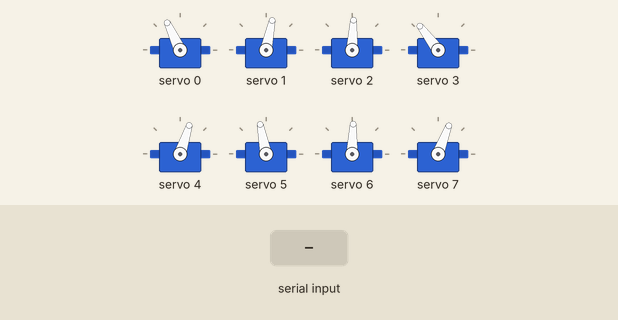
A sketch run on a simulated ESP32. Parts: 8 × servo. The inputs (shaded band) are chosen by the test bench. What the sketch prints to the serial monitor is not drawn.

Above: at 12.2 s.
12.3 s: "2" received over Serial
At 12.88 s:
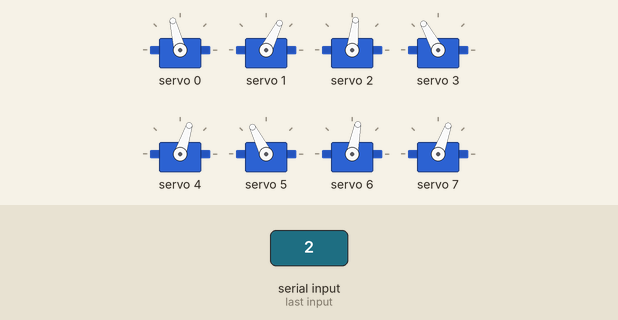
At 13.3 s:
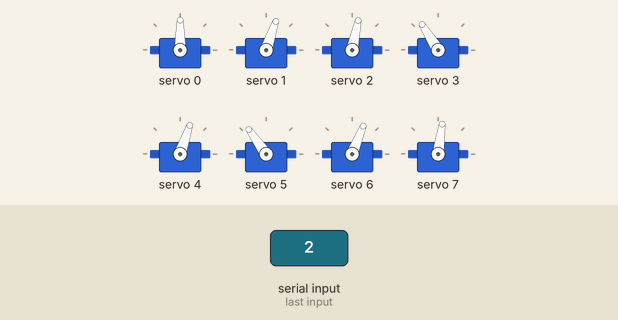
15.3 s: "1" received over Serial
18.3 s: "0" received over Serial
At 18.3 s:
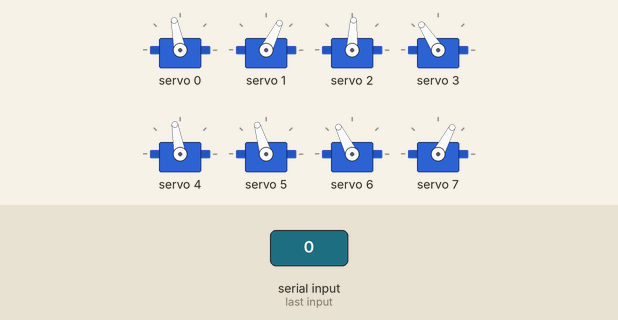
Timing chart, 0 to 21.3 s (numbered marks = the images above; inputs shaded):
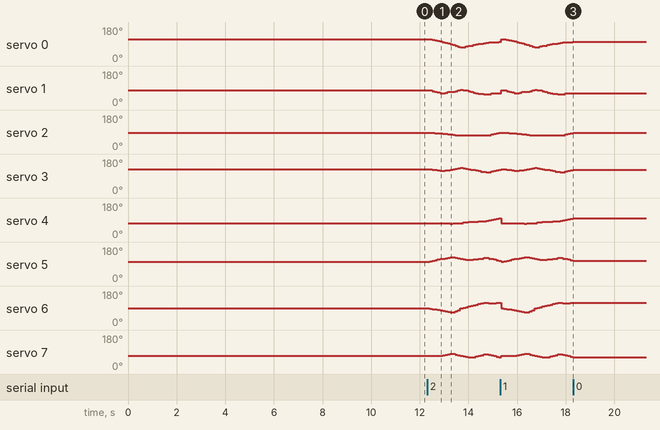

Measured:
- after the input at 12.3 s, servo 0: 115° → 114° after 0.11 s, → 112° 0.11 s later, → 109° 0.11 s later, → 106° 0.11 s later, … (27 changes in this stretch); servo 1: 78° → 77° after 0.11 s, → 74° 0.11 s later, → 71° 0.11 s later, → 67° 0.10 s later, … (24 changes in this stretch)
- after the input at 18.3 s, servo 0: stops changing and stays 101°; servo 1: stops changing and stays 63°; servo 2: stops changing and stays 87°; servo 3: stops changing and stays 123°; servo 4: stops changing and stays 100°

The sketch:

3D_SS_8.ino
```cpp
// HOW TO:
// ------------------------------
// Serial input = 2 -> Steps through gait sequence once and stops at the end.
// Serial input = 1 -> Steps through gait sequence in a loop.
// Serial input = 0 -> Stops infinite loop at the node where it is at that moment

//Gait template
#include <Wire.h>
#include <Adafruit_PWMServoDriver.h>

Adafruit_PWMServoDriver pca9685 = Adafruit_PWMServoDriver();

#define SERVO_FREQ 300
#define SER0 0 //Hip 1
#define SER1 1 //Knee 1
#define SER2 2 //Hip 2
#define SER3 3 //Knee 2
#define SER4 4 //Hip 3
#define SER5 5 //Knee 3
#define SER6 6 //Hip 4
#define SER7 7 //Knee 4


// Insert servo angles here:
// For 3D gaits, these angles are obtained from linearisation.py
// For 2D gaits, these angles are obtained from 2D_trajectory_reader.py
float SS_servo0[] = {-0.52438375, -0.50485096, -0.44560243, -0.38006224, -0.31240807, -0.24434817, -0.15003197, -0.05557821,  0.02861238,  0.09712866,  0.2036953 ,  0.327435  ,  0.43204604,  0.49730141,  0.47682622,  0.41494624,  0.34846164,  0.28969797,  0.22312645,  0.1508989 ,  0.08023856,  0.04569339, -0.01565434, -0.07952571, -0.11443329, -0.1308297 , -0.1473554 , -0.16624292, -0.19159023, -0.2314006 , -0.26509001, -0.29680254, -0.33978533, -0.39014585, -0.43588736, -0.4787335 , -0.52034749, -0.52070726, -0.51500371, -0.50715701, -0.50948071, -0.52019691, -0.51550219, -0.49670343, -0.4842644 , -0.49980594};
float SS_servo1[] = {0.23529086, 0.25363553, 0.32998707, 0.4115669 , 0.49269842, 0.58239142, 0.58525761, 0.5165474 , 0.43730337, 0.40943556, 0.39021933, 0.32739998, 0.2525642 , 0.17725917, 0.19410107, 0.27143499, 0.35736618, 0.42566354, 0.50625839, 0.59482283, 0.67278351, 0.66627532, 0.70568239, 0.73442454, 0.70098345, 0.65201312, 0.61492799, 0.58838652, 0.57867009, 0.58907431, 0.58005525, 0.56251676, 0.57683159, 0.6492142 , 0.72408895, 0.8005617 , 0.8558682 , 0.78066658, 0.69530803, 0.61203286, 0.54582066, 0.49554744, 0.4301508 , 0.34588658, 0.26427616, 0.23495878};
float SS_servo2[] = {-0.20757225, -0.22805673, -0.24244835, -0.26156889, -0.27741755, -0.29100154, -0.31606563, -0.34513945, -0.36871398, -0.41666837, -0.46412694, -0.49379422, -0.50915749, -0.52441851, -0.5212836 , -0.51838446, -0.51464033, -0.50745815, -0.50294598, -0.5062326 , -0.506662  , -0.50577745, -0.51867517, -0.52264732, -0.49193951, -0.42207844, -0.33319465, -0.25664029, -0.17977427, -0.0962894 , -0.0256951 ,  0.04471108,  0.11481372,  0.21981496,  0.30940259,  0.37257619,  0.39039702,  0.31030672,  0.23620132,  0.18802662,  0.11917265,  0.04782821, -0.00599744, -0.0441866 , -0.08344742, -0.13862081};
float SS_servo3[] = {0.74462655, 0.72104197, 0.66205356, 0.62216416, 0.58384095, 0.54991909, 0.55144071, 0.56669849, 0.57387142, 0.62678647, 0.70553533, 0.78876256, 0.85181746, 0.90863759, 0.87352345, 0.81747814, 0.75632238, 0.68634571, 0.61738279, 0.55962303, 0.49141181, 0.41675894, 0.38338634, 0.32254941, 0.34795968, 0.42542866, 0.51300622, 0.59974373, 0.65889204, 0.59735864, 0.53125408, 0.46495668, 0.43090004, 0.36480402, 0.28651562, 0.2062569 , 0.15950662, 0.24351757, 0.31883129, 0.3514034 , 0.42221775, 0.49562927, 0.54831152, 0.57553799, 0.59916866, 0.6586136 };
float SS_servo4[] = { 0.5067426 ,  0.52257945,  0.52028182,  0.52032974,  0.51808497,  0.52104627,  0.52250622,  0.52223208,  0.52201623,  0.52402173,  0.52134647,  0.51099819,  0.48971542,  0.46228307,  0.41814579,  0.36968777,  0.34187392,  0.32202268,  0.30420919,  0.28799121,  0.27490435,  0.27255681,  0.25835549,  0.20392461,  0.12443157,  0.04990911, -0.01849394, -0.08467868, -0.15132373, -0.2263599 , -0.30611116, -0.3913962 , -0.44998446, -0.40199164, -0.30744063, -0.17069104, -0.02492334,  0.06208417,  0.14402859,  0.22349553,  0.29286593,  0.34527934,  0.42737491,  0.51048255,  0.52928022,  0.50886522};
float SS_servo5[] = {-0.35174914, -0.44031643, -0.51741494, -0.59362454, -0.66070864, -0.73026783, -0.78616262, -0.83622525, -0.88505656, -0.93688027, -0.94333765, -0.89558029, -0.82388058, -0.74746506, -0.68781064, -0.63824965, -0.63025352, -0.64025411, -0.65980091, -0.68816966, -0.73078203, -0.80002529, -0.86109286, -0.85876381, -0.7965231 , -0.72156166, -0.64916109, -0.57687526, -0.50083795, -0.41836217, -0.33548866, -0.24846554, -0.20941527, -0.29891881, -0.38379503, -0.44751685, -0.50192235, -0.58491722, -0.66325391, -0.74352585, -0.80543632, -0.74635452, -0.65153782, -0.53101718, -0.43675788, -0.3581716 };
float SS_servo6[] = {-0.07746931, -0.11245628, -0.16230484, -0.19088745, -0.22303218, -0.26505034, -0.31830903, -0.3767188 , -0.43472517, -0.50013681, -0.4901588 , -0.39048775, -0.26187756, -0.10454766, -0.0017724 ,  0.07493597,  0.14821703,  0.21538022,  0.27373049,  0.3404228 ,  0.4113752 ,  0.47852138,  0.51710851,  0.52114046,  0.50106346,  0.49233877,  0.50106643,  0.51083555,  0.51935182,  0.51755289,  0.51407588,  0.5174819 ,  0.51658915,  0.4733459 ,  0.43188097,  0.39002269,  0.34344745,  0.29049303,  0.24763019,  0.216604  ,  0.18085768,  0.14087648,  0.11982782,  0.10192125,  0.05382476, -0.01134232};
float SS_servo7[] = {-0.4238384 , -0.41403769, -0.40023505, -0.42480532, -0.43522079, -0.4165013 , -0.36576257, -0.29124911, -0.21602092, -0.12859955, -0.15193963, -0.24444362, -0.32581044, -0.3844512 , -0.45495253, -0.53526917, -0.59308771, -0.60901217, -0.56005127, -0.48349779, -0.40339005, -0.31476939, -0.20857667, -0.23183587, -0.28429144, -0.34341469, -0.42408534, -0.50489738, -0.58244779, -0.6529245 , -0.72891447, -0.82297749, -0.90317225, -0.8522545 , -0.78814127, -0.71878132, -0.65006495, -0.61502155, -0.600401  , -0.60077618, -0.59495831, -0.58315233, -0.60001778, -0.61944569, -0.58132223, -0.50066723};

int node=0;
int first=0;
int input=0;
int end_time=0;
int time_step=100000;
int steps = sizeof(SS_servo0)/sizeof(SS_servo0[0]);
int one_print = 0;

// -------------------Joint configurations-------------------
int servo0=0;
int servo0_deg=0;
int servo1=0;
int servo1_deg=0;
int servo2=0;
int servo2_deg=0;
int servo3=0;
int servo3_deg=0;
int servo4=0;
int servo4_deg=0;
int servo5=0;
int servo5_deg=0;
int servo6=0;
int servo6_deg=0;
int servo7=0;
int servo7_deg=0;

void setup() {
  Serial.begin(115200);
  pca9685.begin();

  pca9685.setOscillatorFrequency(27000000); //Value between 24MHz and 27MHz, tuned for this setup
  pca9685.setPWMFreq(SERVO_FREQ);
  delay (1000);

  servo0_deg=SS_servo0[0]/3.14159265*180;
  servo0=map(servo0_deg,-38,90,2200,1030);
  servo1_deg=SS_servo1[0]/3.14159265*180;
  servo1=map(servo1_deg,-90,90,2600,950);
  servo2_deg=SS_servo2[0]/3.14159265*180;
  servo2=map(servo2_deg,-38,90,1510,2730);
  servo3_deg=SS_servo3[0]/3.14159265*180;
  servo3=map(servo3_deg,-90,90,1100,2700);
  servo4_deg=SS_servo4[0]/3.14159265*180;
  servo4=map(servo4_deg,-90,38,2700,1500);
  servo5_deg=SS_servo5[0]/3.14159265*180;
  servo5=map(servo5_deg,-90,90,2600,930);
  servo6_deg=SS_servo6[0]/3.14159265*180;
  servo6=map(servo6_deg,-90,38,850,2250);
  servo7_deg=SS_servo7[0]/3.14159265*180;
  servo7=map(servo7_deg,-90,90,920,2620);

  pca9685.setPWM(SER0,0,servo0);
  pca9685.setPWM(SER1,0,servo1);
  pca9685.setPWM(SER2,0,servo2);
  pca9685.setPWM(SER3,0,servo3);
  pca9685.setPWM(SER4,0,servo4);
  pca9685.setPWM(SER5,0,servo5);
  pca9685.setPWM(SER6,0,servo6);
  pca9685.setPWM(SER7,0,servo7);

  Serial.print("Node:");
  Serial.println(node);
  Serial.print("servo0 -> rads:");
  Serial.print(SS_servo0[node]);
  Serial.print("        deg:");
  Serial.print(servo0_deg);
  Serial.print("        us:");
  Serial.println(servo0);
  Serial.print("servo1 -> rads:");
  Serial.print(SS_servo1[node]);
  Serial.print("        deg:");
  Serial.print(servo1_deg);
  Serial.print("        us:");
  Serial.println(servo1);
  Serial.print("servo2 -> rads:");
  Serial.print(SS_servo2[node]);
  Serial.print("        deg:");
  Serial.print(servo2_deg);
  Serial.print("        us:");
  Serial.println(servo2);
  Serial.print("servo3 -> rads:");
  Serial.print(SS_servo3[node]);
  Serial.print("        deg:");
  Serial.print(servo3_deg);
  Serial.print("        us:");
  Serial.println(servo3);
  Serial.print("servo4 -> rads:");
  Serial.print(SS_servo4[node]);
  Serial.print("        deg:");
  Serial.print(servo4_deg);
  Serial.print("        us:");
  Serial.println(servo4);
  Serial.print("servo5 -> rads:");
  Serial.print(SS_servo5[node]);
  Serial.print("        deg:");
  Serial.print(servo5_deg);
  Serial.print("        us:");
  Serial.println(servo5);
  Serial.print("servo6 -> rads:");
  Serial.print(SS_servo6[node]);
  Serial.print("        deg:");
  Serial.print(servo6_deg);
  Serial.print("        us:");
  Serial.println(servo6);
  Serial.print("servo7 -> rads:");
  Serial.print(SS_servo7[node]);
  Serial.print("        deg:");
  Serial.print(servo7_deg);
  Serial.print("        us:");
  Serial.println(servo7);

  Serial.println("10");
  delay(1000);
  Serial.println("9");
  delay(1000);
  Serial.println("8");
  delay(1000);
  Serial.println("7");
  delay(1000);
  Serial.println("6");
  delay(1000);
  Serial.println("5");
  delay(1000);
  Serial.println("4");
  delay(1000);
  Serial.println("3");
  delay(1000);
  Serial.println("2");
  delay(1000);
  Serial.println("1");
  delay(1000);

}

void loop()
{
  if(Serial.available()>0)
  {
    first=Serial.read();
    if(first=='2')
    {
      input=2;
      node=0;
      one_print=1;
    }
    if(first=='1')
    {
      input=1;
      node=0;
      one_print=1;
    }
    if(first=='0')
    {
      input=0;
    }
  }
  if(input==1 or input==2)
  {
      if(esp_timer_get_time()>=end_time)
      {
        servo0_deg=SS_servo0[node]/3.14159265*180;
        servo0=map(servo0_deg,-38,90,2200,1030);
        servo1_deg=SS_servo1[node]/3.14159265*180;
        servo1=map(servo1_deg,-90,90,2600,950);
        servo2_deg=SS_servo2[node]/3.14159265*180;
        servo2=map(servo2_deg,-38,90,1510,2730);
        servo3_deg=SS_servo3[node]/3.14159265*180;
        servo3=map(servo3_deg,-90,90,1100,2700);
        servo4_deg=SS_servo4[node]/3.14159265*180;
        servo4=map(servo4_deg,-90,38,2700,1500);
        servo5_deg=SS_servo5[node]/3.14159265*180;
        servo5=map(servo5_deg,-90,90,2600,930);
        servo6_deg=SS_servo6[node]/3.14159265*180;
        servo6=map(servo6_deg,-90,38,850,2250);
        servo7_deg=SS_servo7[node]/3.14159265*180;
        servo7=map(servo7_deg,-90,90,920,2620);

        pca9685.setPWM(SER0,0,servo0);
        pca9685.setPWM(SER1,0,servo1);
        pca9685.setPWM(SER2,0,servo2);
        pca9685.setPWM(SER3,0,servo3);
        pca9685.setPWM(SER4,0,servo4);
        pca9685.setPWM(SER5,0,servo5);
        pca9685.setPWM(SER6,0,servo6);
        pca9685.setPWM(SER7,0,servo7);

        node+=1;
        if(node>=steps and input==1)
        {
          Serial.print("Input:");
          Serial.println(input);
          node=0;
        }
        if(node>=steps and input==2)
        {
          Serial.print("Input:");
          Serial.println(input);
          input=0;
        }
         end_time=esp_timer_get_time()+time_step;
      }
   }

  if(input == 0)
  {
        pca9685.setPWM(SER0,0,servo0);
        pca9685.setPWM(SER1,0,servo1);
        pca9685.setPWM(SER2,0,servo2);
        pca9685.setPWM(SER3,0,servo3);
        pca9685.setPWM(SER4,0,servo4);
        pca9685.setPWM(SER5,0,servo5);
        pca9685.setPWM(SER6,0,servo6);
        pca9685.setPWM(SER7,0,servo7);

        if(one_print==1)
        {
          Serial.print("Input:");
          Serial.println(input);
          Serial.print("Node:");
          Serial.println(node);
          Serial.print("servo0 -> rads:");
          Serial.print(SS_servo0[node]);
          Serial.print("        deg:");
          Serial.print(servo0_deg);
          Serial.print("        us:");
          Serial.println(servo0);
          Serial.print("servo1 -> rads:");
          Serial.print(SS_servo1[node]);
          Serial.print("        deg:");
          Serial.print(servo1_deg);
          Serial.print("        us:");
          Serial.println(servo1);
          Serial.print("servo2 -> rads:");
          Serial.print(SS_servo2[node]);
          Serial.print("        deg:");
          Serial.print(servo2_deg);
          Serial.print("        us:");
          Serial.println(servo2);
          Serial.print("servo3 -> rads:");
          Serial.print(SS_servo3[node]);
          Serial.print("        deg:");
          Serial.print(servo3_deg);
          Serial.print("        us:");
          Serial.println(servo3);
          Serial.print("servo4 -> rads:");
          Serial.print(SS_servo4[node]);
          Serial.print("        deg:");
          Serial.print(servo4_deg);
          Serial.print("        us:");
          Serial.println(servo4);
          Serial.print("servo5 -> rads:");
          Serial.print(SS_servo5[node]);
          Serial.print("        deg:");
          Serial.print(servo5_deg);
          Serial.print("        us:");
          Serial.println(servo5);
          Serial.print("servo6 -> rads:");
          Serial.print(SS_servo6[node]);
          Serial.print("        deg:");
          Serial.print(servo6_deg);
          Serial.print("        us:");
          Serial.println(servo6);
          Serial.print("servo7 -> rads:");
          Serial.print(SS_servo7[node]);
          Serial.print("        deg:");
          Serial.print(servo7_deg);
          Serial.print("        us:");
          Serial.println(servo7);
          one_print=0;
        }

  }
}
```
